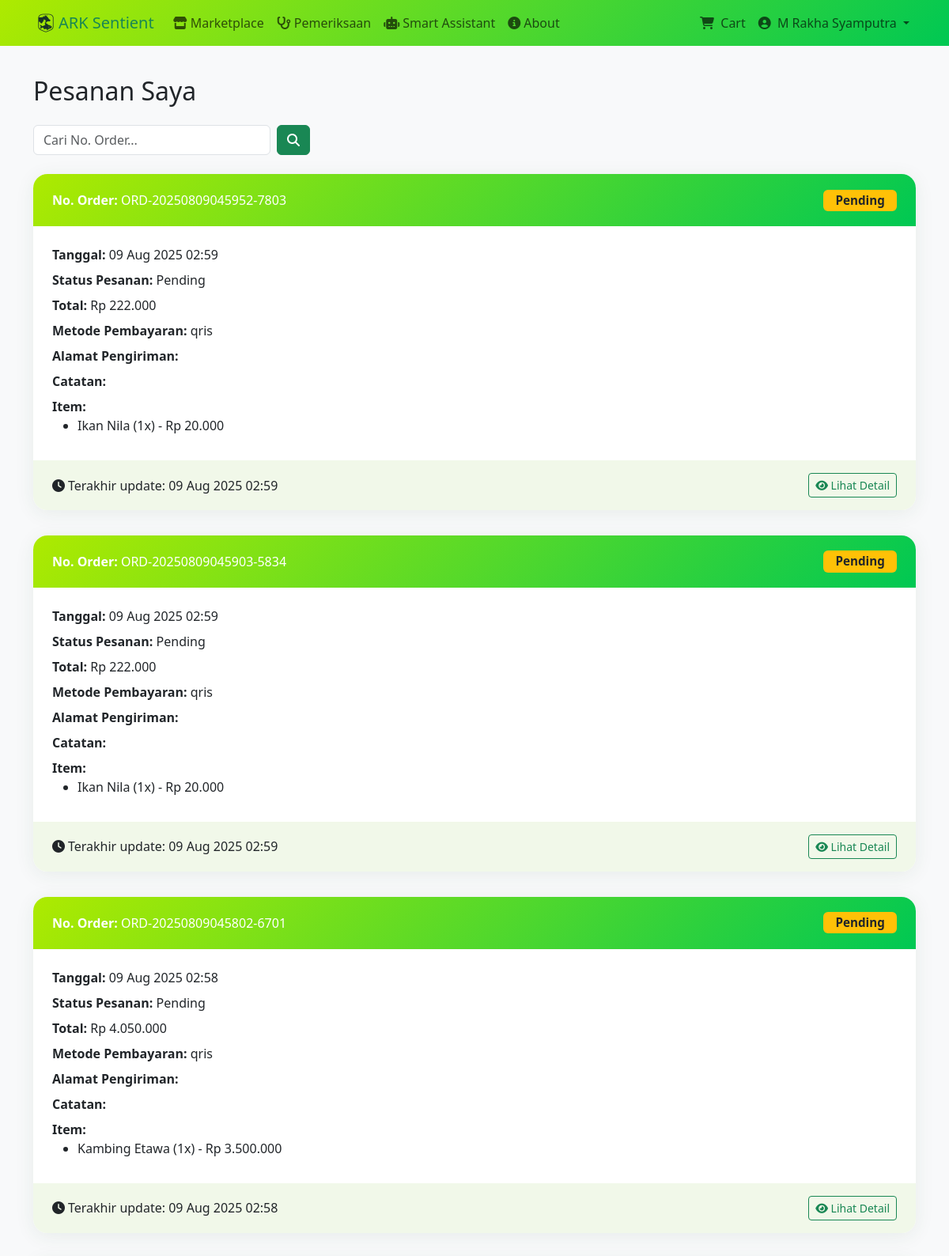
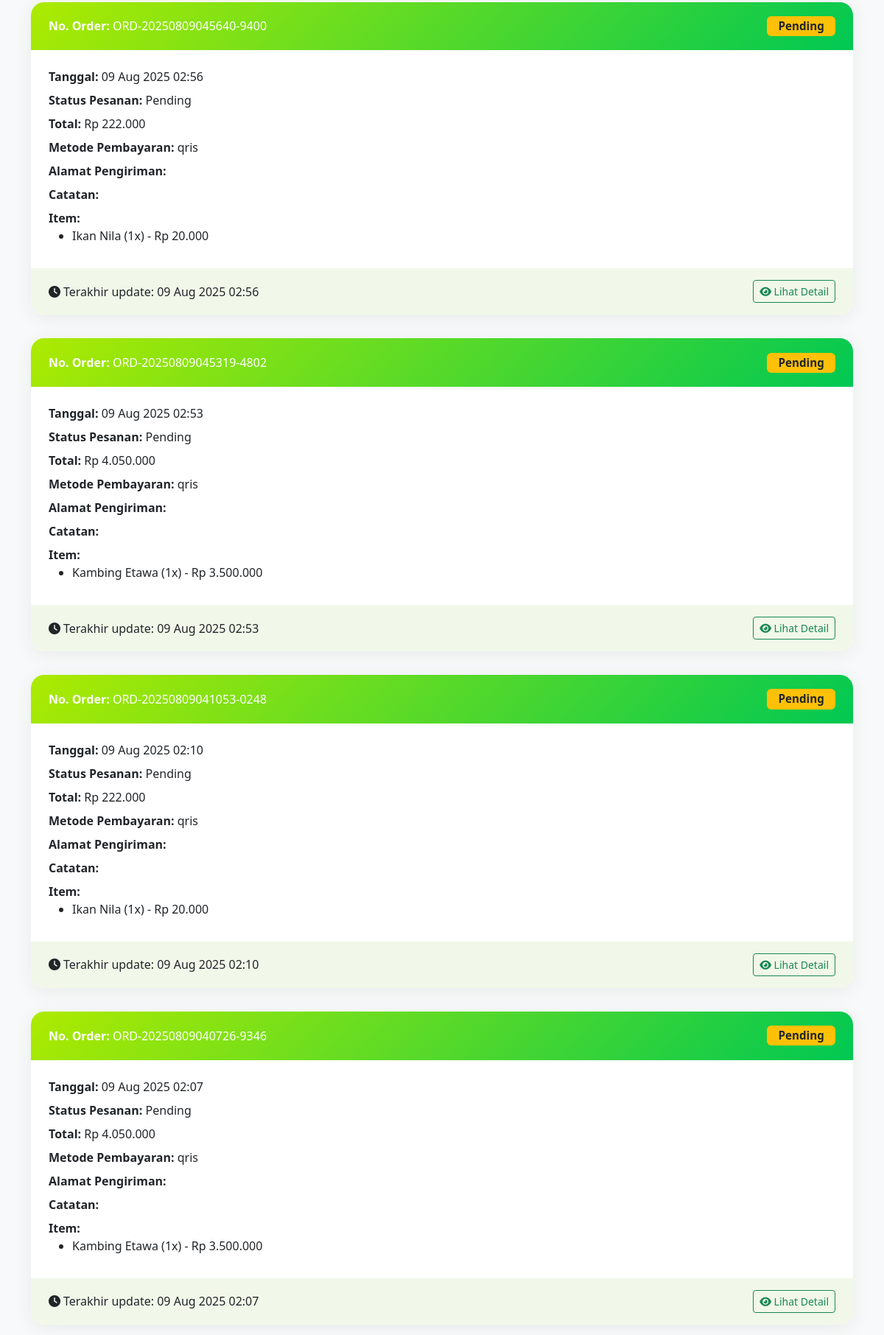
The app's page /Views/orders.php (signed in, upper part) with its own data (2 pictures, top to bottom).
### tables this page shows
CREATE TABLE `orders` (
  `id` int(11) NOT NULL,
  `user_id` int(11) NOT NULL,
  `order_number` varchar(50) NOT NULL,
  `total_amount` decimal(15,2) NOT NULL,
  `shipping_cost` decimal(15,2) DEFAULT 0.00,
  `tax_amount` decimal(15,2) DEFAULT 0.00,
  `final_amount` decimal(15,2) NOT NULL,
  `payment_method` enum('qris','bank_transfer','cash') DEFAULT 'bank_transfer',
  `payment_status` enum('pending','paid','failed','refunded') DEFAULT 'pending',
  `order_status` enum('pending','confirmed','processing','shipped','delivered','cancelled') DEFAULT 'pending',
  `shipping_address` text NOT NULL,
  `notes` text DEFAULT NULL,
  `snap_token` varchar(255) DEFAULT NULL,
  `created_at` timestamp NOT NULL DEFAULT current_timestamp(),
  `updated_at` timestamp NOT NULL DEFAULT current_timestamp() ON UPDATE current_timestamp()
);

CREATE TABLE `order_items` (
  `id` int(11) NOT NULL,
  `order_id` int(11) NOT NULL,
  `livestock_id` int(11) NOT NULL,
  `quantity` int(11) NOT NULL,
  `unit_price` decimal(15,2) NOT NULL,
  `total_price` decimal(15,2) NOT NULL
);

CREATE TABLE `livestock` (
  `id` int(11) NOT NULL,
  `farmer_id` int(11) NOT NULL,
  `category_id` int(11) NOT NULL,
  `name` varchar(100) NOT NULL,
  `breed` varchar(100) DEFAULT NULL,
  `age_months` int(11) NOT NULL,
  `weight_kg` int(11) NOT NULL,
  `gender` enum('male','female') NOT NULL,
  `location` varchar(100) NOT NULL,
  `price` decimal(15,2) NOT NULL,
  `description` text DEFAULT NULL,
  `image_url` varchar(255) DEFAULT NULL,
  `health_status` varchar(100) DEFAULT 'Healthy',
  `vaccination_status` varchar(100) DEFAULT 'Up to date',
  `status` enum('available','sold','reserved') DEFAULT 'available',
  `created_at` timestamp NOT NULL DEFAULT current_timestamp(),
  `updated_at` timestamp NOT NULL DEFAULT current_timestamp() ON UPDATE current_timestamp()
);

### Config/config.php (called while the page is built, shortened)
<?php
if (!function_exists('formatRupiah')) {
    function formatRupiah($angka) {
        return 'Rp ' . number_format($angka, 0, ',', '.');
    }
}
?>

### Views/orders.php (the view, shortened to what this page needs)
<?php
require_once '../Config/config.php';
$stmt = $conn->prepare("SELECT * FROM orders WHERE user_id = ? ORDER BY created_at DESC");
$stmt->execute([$_SESSION['user_id']]);
$orders = $stmt->fetchAll(PDO::FETCH_ASSOC);
$search = isset($_GET['search']) ? trim($_GET['search']) : '';
?>
<!DOCTYPE html>
<html lang="id">
<head>
    <link href="https://cdn.jsdelivr.net/npm/bootstrap@5.3.0/dist/css/bootstrap.min.css" rel="stylesheet">
    <link rel="stylesheet" href="https://cdnjs.cloudflare.com/ajax/libs/font-awesome/6.4.0/css/all.min.css">
</head>
<body>
    <nav class="navbar navbar-expand-lg fixed-top" style="background: linear-gradient(135deg, #AEEA00 0%, #00C853 100%);">
        <div class="container">
            <a class="navbar-brand text-success d-flex align-items-center" href="home.php">
                <img src="../asset/img/Logo.png" alt="Logo" style="height:32px;width:auto;">
                ARK Sentient
            </a>
            <div class="collapse navbar-collapse" id="navbarNav">
                <ul class="navbar-nav me-auto">
                    <li class="nav-item"><a class="nav-link" href="dashboard.php"><i class="fas fa-store me-1"></i>Marketplace</a></li>
                    <li class="nav-item"><a class="nav-link" href="priksaternak.php"><i class="fas fa-stethoscope me-1"></i>Pemeriksaan</a></li>
                    <li class="nav-item"><a class="nav-link" href="smartasis.php"><i class="fas fa-robot me-1"></i>Smart Assistant</a></li>
                    <li class="nav-item"><a class="nav-link" href="about.php"><i class="fas fa-info-circle me-1"></i>About</a></li>
                </ul>
                <ul class="navbar-nav">
                    <li class="nav-item">
                        <a class="nav-link position-relative" href="cart.php" id="navbarCartLink">
                            <i class="fas fa-shopping-cart me-1"></i>
                            Cart
                        </a>
                    </li>
                    <li class="nav-item dropdown">
                        <a class="nav-link dropdown-toggle" href="#" id="navbarDropdown" role="button" data-bs-toggle="dropdown">
                            <i class="fas fa-user-circle me-1"></i>
                            <?php
                            $user_display = isset($_SESSION['full_name']) && $_SESSION['full_name'] !== ''
                                ? htmlspecialchars($_SESSION['full_name'])
                                : (isset($_SESSION['username']) ? htmlspecialchars($_SESSION['username']) : 'User');
                            echo $user_display;
                            ?>
                        </a>
                    </li>
                </ul>
            </div>
        </div>
    </nav>
    <div style="height:80px"></div>
    <div class="container">
        <h2 class="mb-4 mt-3">Pesanan Saya</h2>
        <form class="d-flex search-bar mb-4" method="get" action="">
            <input class="form-control me-2" type="search" name="search" placeholder="Cari No. Order..." value="<?php echo htmlspecialchars($search); ?>">
            <button class="btn btn-success" type="submit"><i class="fas fa-search"></i></button>
        </form>
        <?php if (empty($orders)): ?>
            <div class="no-orders">
                <i class="fas fa-box-open fa-3x mb-3"></i>
                <h5>Belum ada pesanan.</h5>
                <a href="dashboard.php" class="btn btn-primary mt-3"><i class="fas fa-store me-1"></i>Belanja Sekarang</a>
            </div>
        <?php else: ?>
            <?php foreach ($orders as $order): ?>
                <div class="card order-card">
                    <div class="order-header d-flex justify-content-between align-items-center">
                        <div>
                            <span class="fw-bold">No. Order:</span> <?php echo htmlspecialchars($order['order_number']); ?>
                        </div>
                        <span class="order-status-badge badge
                            <?php
                                if ($order['payment_status'] == 'paid' || $order['payment_status'] == 'completed') echo 'bg-success';
                                elseif ($order['payment_status'] == 'pending') echo 'bg-warning text-dark';
                                else echo 'bg-danger';
                            ?>">
                            <?php echo ucfirst($order['payment_status']); ?>
                        </span>
                    </div>
                    <div class="order-body">
                        <div class="mb-2"><b>Tanggal:</b> <?php echo date('d M Y H:i', strtotime($order['created_at'])); ?></div>
                        <div class="mb-2"><b>Status Pesanan:</b> <?php echo ucfirst($order['order_status']); ?></div>
                        <div class="mb-2"><b>Total:</b> <?php echo formatRupiah($order['final_amount']); ?></div>
                        <div class="mb-2"><b>Metode Pembayaran:</b> <?php echo htmlspecialchars($order['payment_method']); ?></div>
                        <div class="mb-2"><b>Alamat Pengiriman:</b> <?php echo htmlspecialchars($order['shipping_address']); ?></div>
                        <div class="mb-2"><b>Catatan:</b> <?php echo htmlspecialchars($order['notes']); ?></div>
                        <div class="mb-2"><b>Item:</b>
                            <ul class="order-items-list">
                                <?php
                                $stmtItems = $conn->prepare("SELECT oi.*, l.name FROM order_items oi JOIN livestock l ON oi.livestock_id = l.id WHERE oi.order_id = ?");
                                $stmtItems->execute([$order['id']]);
                                $items = $stmtItems->fetchAll(PDO::FETCH_ASSOC);
                                foreach ($items as $item):
                                ?>
                                    <li>
                                        <?php echo htmlspecialchars($item['name']); ?> (<?php echo $item['quantity']; ?>x) - <?php echo formatRupiah($item['total_price']); ?>
                                    </li>
                                <?php endforeach; ?>
                            </ul>
                        </div>
                    </div>
                    <div class="order-footer d-flex justify-content-between align-items-center">
                        <span><i class="fas fa-clock me-1"></i>Terakhir update: <?php echo date('d M Y H:i', strtotime($order['updated_at'])); ?></span>
                        <a href="order_summary.php?order_id=<?php echo urlencode($order['order_number']); ?>" class="btn btn-outline-success btn-sm">
                            <i class="fas fa-eye"></i> Lihat Detail
                        </a>
                    </div>
                </div>
            <?php endforeach; ?>
        <?php endif; ?>
    </div>
</body>
</html>

### Views/orders.php (style rules this page uses)
body { background: #f8f9fa; }
.order-card { border-radius: 18px; box-shadow: 0 4px 24px rgba(44,85,48,0.08); border: none; margin-bottom: 2rem; }
.order-status-badge { font-size: 0.95em; padding: 0.4em 1em; }
.order-header { background: linear-gradient(135deg, #AEEA00 0%, #00C853 100%); color: #fff; border-radius: 18px 18px 0 0; padding: 1.2rem 1.5rem; }
.order-body { padding: 1.5rem; }
.order-items-list { margin-bottom: 0.5rem; }
.order-items-list li { margin-bottom: 0.3rem; }
.order-footer { background: #f1f8e9; border-radius: 0 0 18px 18px; padding: 1rem 1.5rem; }
.search-bar { max-width: 350px; margin-bottom: 2rem; }

### records on screen
orders: order_number "ORD-20250809045952-7803", payment_status "Pending", created_at "09 Aug 2025 02:59", order_status "Pending", final_amount "Rp 222.000", payment_method "qris", updated_at "09 Aug 2025 02:59"
order_items: livestock.name "Ikan Nila", quantity "1", total_price "Rp 20.000"
orders: order_number "ORD-20250809045903-5834", payment_status "Pending", created_at "09 Aug 2025 02:59", order_status "Pending", final_amount "Rp 222.000", payment_method "qris", updated_at "09 Aug 2025 02:59"
order_items: livestock.name "Ikan Nila", quantity "1", total_price "Rp 20.000"
orders: order_number "ORD-20250809045802-6701", payment_status "Pending", created_at "09 Aug 2025 02:58", order_status "Pending", final_amount "Rp 4.050.000", payment_method "qris", updated_at "09 Aug 2025 02:58"
order_items: livestock.name "Kambing Etawa", quantity "1", total_price "Rp 3.500.000"
orders: order_number "ORD-20250809045640-9400", payment_status "Pending", created_at "09 Aug 2025 02:56", order_status "Pending", final_amount "Rp 222.000", payment_method "qris", updated_at "09 Aug 2025 02:56"
order_items: livestock.name "Ikan Nila", quantity "1", total_price "Rp 20.000"
orders: order_number "ORD-20250809045319-4802", payment_status "Pending", created_at "09 Aug 2025 02:53", order_status "Pending", final_amount "Rp 4.050.000", payment_method "qris", updated_at "09 Aug 2025 02:53"
order_items: livestock.name "Kambing Etawa", quantity "1", total_price "Rp 3.500.000"
orders: order_number "ORD-20250809041053-0248", payment_status "Pending", created_at "09 Aug 2025 02:10", order_status "Pending", final_amount "Rp 222.000", payment_method "qris", updated_at "09 Aug 2025 02:10"
order_items: livestock.name "Ikan Nila", quantity "1", total_price "Rp 20.000"
orders: order_number "ORD-20250809040726-9346", payment_status "Pending", created_at "09 Aug 2025 02:07", order_status "Pending", final_amount "Rp 4.050.000", payment_method "qris", updated_at "09 Aug 2025 02:07"
order_items: livestock.name "Kambing Etawa", quantity "1", total_price "Rp 3.500.000"

### other values on screen
$user_display "M Rakha Syamputra"
